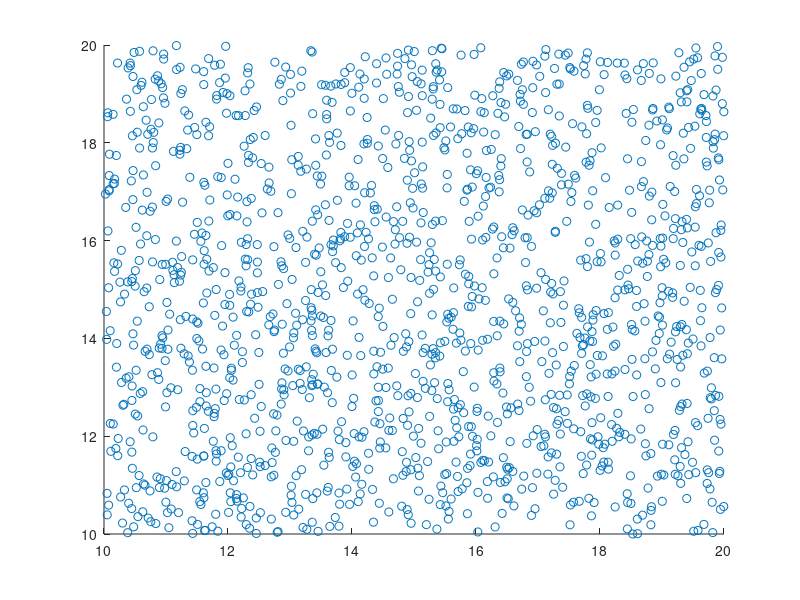

Reproduce this figure in MATLAB. (Note: this script raises an error after producing the figure.)
clear all 
close all 

% view settings
my_xlim = 60; 
my_ylim = 60; 
my_zlim = 0.011;
my_view = [324 15];

% Define 2D uniform range
x_min = 10; x_max = 20;
y_min = 10; y_max = 20; 

% Define parameters
sampleSize = 1500;
HalfPeriod_L = [ x_max+(x_max - x_min)*3 y_max+(y_max - y_min)*3 ];
Mixture_N = 25;
Trimming_Factor = 30; 
Convergence_Factor = 0.0000001;

% Generate x and y samples
rng('shuffle');
x_samples_uniform = x_min + (x_max - x_min) * rand( sampleSize, 1 );
y_samples_uniform = y_min + (y_max - y_min) * rand( sampleSize, 1 );

% Finalize input
inputArray = [x_samples_uniform y_samples_uniform];

% plot output
figure;
scatter(x_samples_uniform, y_samples_uniform);

% estimate the pdf with EMoFS
[pdf_index, Estimated_PDF] = emofs( ...
    inputArray, HalfPeriod_L, Mixture_N, Trimming_Factor, ...
    Convergence_Factor); 

% Prepare X,Y,Z indices 
MaxPeriod = max(HalfPeriod_L) * 2 + 1;
x_axis = pdf_index(:,1);
y_axis = pdf_index(:,2);
z_axis = Estimated_PDF;
% Reshape into grid form
X = reshape(x_axis, MaxPeriod, MaxPeriod);
Y = reshape(y_axis, MaxPeriod, MaxPeriod);
Z_emofs = reshape(z_axis, MaxPeriod, MaxPeriod);
% Plot the estimated pdf
figure;
% Plot 
%surf(X, Y, Z, ...
%    'FaceColor', 'none', ...   % remove surface fill
%    'EdgeColor', 'interp');    % color edges based on Z
surf(X, Y, Z_emofs); 
xlabel('x (ph)');
ylabel('y (ph)');
zlabel('Estimated PDF by EMoFS');
set(gca,'ydir','reverse');

% 2D contour
figure;
contour(X, Y, Z_emofs, Mixture_N, 'k');  % 2D contour

% calculate original PDF and draw it
pdf_val = 1 / ((x_max - x_min) * (y_max - y_min ));
Z_orig = zeros(size(X));
inside = (X >= x_min & X <= x_max) & (Y >= y_min & Y <= y_max);
Z_orig(inside) = pdf_val;
figure;
surf(X, Y, Z_orig); 
xlabel('x (ph)');
ylabel('y (ph)');
zlabel('Original PDF');
set(gca,'ydir','reverse');

% estimate the pdf with IGMM
options = statset('MaxIter',1000, 'Display','final');
gmdist = fitgmdist(inputArray, Mixture_N,'Options',options); % Mixture_N components
grid_points = [x_axis, y_axis];
f = pdf(gmdist, grid_points);
Z_igmm = reshape(f, MaxPeriod, MaxPeriod);

figure;
h1 = surf(X, Y, Z_igmm);
%set(h1, 'FaceAlpha', 0.6);
xlabel('x (ph)');
ylabel('y (ph)');
zlabel('Estimated PDF by IGMM');
set(gca,'ydir','reverse');

%%%%%%%%%%%%%%%%%%%%%%%%%%%%%%%%%%%%%%%%%%%%%%%%
% Draw EMoFS and IGMM Together
%%%%%%%%%%%%%%%%%%%%%%%%%%%%%%%%%%%%%%%%%%%%%%%%
% create the first surface using colors from the winter colormap
fig = figure(); 
tcl = tiledlayout(fig,1,1); 
ax = nexttile(tcl); 
surf1Colormap = winter(); 
tc = colormapToTruecolor(surf1Colormap,Z_igmm);  
hsurf1 = surf(ax,X,Y,Z_igmm,tc,'FaceColor','interp','EdgeAlpha',0.3);
set(hsurf1, 'FaceAlpha', 0.2);
% create second surface using colors from the autumn colormap
hold on
surf2Colormap = spring(); 
tc = colormapToTruecolor(surf2Colormap,Z_emofs);
hsurf2 = surf(ax,X,Y,Z_emofs,tc,'FaceColor','interp','EdgeAlpha',0.3);
axHidden = axes(tcl,'visible','off','HandleVisibility','off');
colormap(ax,surf1Colormap)
colormap(axHidden,surf2Colormap)
cb1 = colorbar(ax);
cb1.Layout.Tile = 'east';
cb1.Label.String = 'Estimation by IGMM';
cb2 = colorbar(axHidden);
cb2.Layout.Tile = 'east';
cb2.Label.String = 'Estimation by EMoFS';
xlim([ -(x_min*2) (x_max * 2) ]);
ylim([ -(y_min*2) (y_max * 2) ]);
zlim([0 max(Z_igmm(:))]);
xlabel('x (in)');
ylabel('y (in)');
zlabel('IGMM vs EMoFS');


%%%%%%%%%%%%%%%%%%%%%%%%%%%%%%%%%%%%%%%%%%%%%%%%
% Draw EMoFS and Original Together
%%%%%%%%%%%%%%%%%%%%%%%%%%%%%%%%%%%%%%%%%%%%%%%%
% create the first surface using colors from the winter colormap
fig = figure(); 
tcl = tiledlayout(fig,1,1); 
ax = nexttile(tcl); 
surf1Colormap = winter(); 
tc = colormapToTruecolor(surf1Colormap,Z_orig);  
hsurf1 = surf(ax,X,Y,Z_orig,tc,'FaceColor','interp','EdgeAlpha',0.3);
set(hsurf1, 'FaceAlpha', 0.2);
% create second surface using colors from the autumn colormap
hold on
surf2Colormap = spring(); 
tc = colormapToTruecolor(surf2Colormap,Z_emofs);
hsurf2 = surf(ax,X,Y,Z_emofs,tc,'FaceColor','interp','EdgeAlpha',0.3);
axHidden = axes(tcl,'visible','off','HandleVisibility','off');
colormap(ax,surf1Colormap)
colormap(axHidden,surf2Colormap)
cb1 = colorbar(ax);
cb1.Layout.Tile = 'east';
cb1.Label.String = 'Original PDF';
cb2 = colorbar(axHidden);
cb2.Layout.Tile = 'east';
cb2.Label.String = 'Estimation by EMoFS';
xlim([ -(x_min*2) (x_max * 2) ]);
ylim([ -(y_min*2) (y_max * 2) ]);
zlim([0 max(Z_igmm(:))]);
xlabel('x (in)');
ylabel('y (in)');
zlabel('Original PDF vs EMoFS');
view( my_view );

%%%%%%%%%%%%%%%%%%%%%%%%%%%%%%%%%%%%%%%%%%%%%%%%
% Draw IGMM and Original Together
%%%%%%%%%%%%%%%%%%%%%%%%%%%%%%%%%%%%%%%%%%%%%%%%
% create the first surface using colors from the winter colormap
fig = figure(); 
tcl = tiledlayout(fig,1,1); 
ax = nexttile(tcl); 
surf1Colormap = winter(); 
tc = colormapToTruecolor(surf1Colormap,Z_orig);  
hsurf1 = surf(ax,X,Y,Z_orig,tc,'FaceColor','interp','EdgeAlpha',0.3);
set(hsurf1, 'FaceAlpha', 0.2);
% create second surface using colors from the autumn colormap
hold on
surf2Colormap = spring(); 
tc = colormapToTruecolor(surf2Colormap,Z_igmm);
hsurf2 = surf(ax,X,Y,Z_igmm,tc,'FaceColor','interp','EdgeAlpha',0.3);
axHidden = axes(tcl,'visible','off','HandleVisibility','off');
colormap(ax,surf1Colormap)
colormap(axHidden,surf2Colormap)
cb1 = colorbar(ax);
cb1.Layout.Tile = 'east';
cb1.Label.String = 'Original PDF';
cb2 = colorbar(axHidden);
cb2.Layout.Tile = 'east';
cb2.Label.String = 'Estimation by IGMM';
xlim([ -(x_min*2) (x_max * 2) ]);
ylim([ -(y_min*2) (y_max * 2) ]);
zlim([0 max(Z_igmm(:))]);
xlabel('x (in)');
ylabel('y (in)');
zlabel('Original PDF vs IGMM');
view( my_view );

%%%%%%%%%%%%%%%%%%%%%%%%%%%%%%%%%%%%%%%%%%%%%%%%
% RMS calculation
%%%%%%%%%%%%%%%%%%%%%%%%%%%%%%%%%%%%%%%%%%%%%%%%
error_diff = Z_orig - Z_emofs;
error_rms = sqrt(sum(error_diff.^2, "all")); 
fprintf("RMS EMoFS:  %f\n", error_rms);
fprintf("Total Sum EMoFS: %f\n", sum(Z_emofs, "all"));
error_diff = Z_orig - Z_igmm;
error_rms = sqrt(sum(error_diff.^2, "all")); 
fprintf("RMS IGMM:  %f\n", error_rms);
fprintf("Total Sum IGMM: %f\n", sum(Z_igmm, "all"));


function tc = colormapToTruecolor(map,ZData)
% map is a n-by-3 colormap matrix
% ZData is a k-by-w matrix of ZData (or CData, I suppose)
% tc is a kxwx3 Truecolor array based on map and ZData values.
tcIdx = round(rescale(ZData,1,height(map)));
tc = reshape(map(tcIdx,:),[size(ZData),3]);
end
